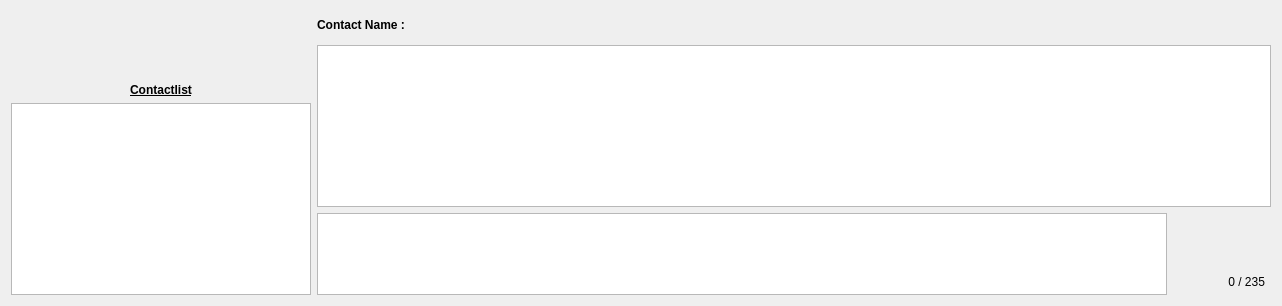
      <widget class="QWidget" name="tab_6">
       <attribute name="title">
        <string>HushChat</string>
       </attribute>
       <layout class="QGridLayout" name="gridLayout_3">
        <item row="0" column="1">
         <layout class="QVBoxLayout" name="verticalLayout_11">
          <property name="sizeConstraint">
           <enum>QLayout::SetDefaultConstraint</enum>
          </property>
          <item>
           <layout class="QHBoxLayout" name="horizontalLayout_19">
            <property name="sizeConstraint">
             <enum>QLayout::SetDefaultConstraint</enum>
            </property>
            <item alignment="Qt::AlignLeft">
             <widget class="QLabel" name="contactNameMemo_3">
              <property name="sizePolicy">
               <sizepolicy hsizetype="Fixed" vsizetype="Preferred">
                <horstretch>0</horstretch>
                <verstretch>0</verstretch>
               </sizepolicy>
              </property>
              <property name="text">
               <string>&lt;html&gt;&lt;head/&gt;&lt;body&gt;&lt;p align=&quot;center&quot;&gt;&lt;span style=&quot; font-weight:600;&quot;&gt;Contact Name :&lt;/span&gt;&lt;/p&gt;&lt;/body&gt;&lt;/html&gt;</string>
              </property>
             </widget>
            </item>
            <item>
             <widget class="QLabel" name="contactNameMemo">
              <property name="font">
               <font>
                <weight>75</weight>
                <bold>true</bold>
               </font>
              </property>
              <property name="text">
               <string>&lt;html&gt;&lt;head/&gt;&lt;body&gt;&lt;p align=&quot;center&quot;&gt;&lt;br/&gt;&lt;/p&gt;&lt;/body&gt;&lt;/html&gt;</string>
              </property>
             </widget>
            </item>
            <item>
             <spacer name="horizontalSpacer_9">
              <property name="orientation">
               <enum>Qt::Horizontal</enum>
              </property>
              <property name="sizeHint" stdset="0">
               <size>
                <width>40</width>
                <height>20</height>
               </size>
              </property>
             </spacer>
            </item>
           </layout>
          </item>
          <item>
           <widget class="QListView" name="listChat">
            <property name="sizePolicy">
             <sizepolicy hsizetype="Expanding" vsizetype="Expanding">
              <horstretch>0</horstretch>
              <verstretch>0</verstretch>
             </sizepolicy>
            </property>
            <property name="focusPolicy">
             <enum>Qt::NoFocus</enum>
            </property>
            <property name="toolTip">
             <string>The locks shows you the status of the message. Red lock = unconfirmed, green lock = min. 1 confirmations, orange lock = message is notarized</string>
            </property>
            <property name="verticalScrollBarPolicy">
             <enum>Qt::ScrollBarAsNeeded</enum>
            </property>
            <property name="horizontalScrollBarPolicy">
             <enum>Qt::ScrollBarAsNeeded</enum>
            </property>
            <property name="sizeAdjustPolicy">
             <enum>QAbstractScrollArea::AdjustToContents</enum>
            </property>
            <property name="autoScroll">
             <bool>true</bool>
            </property>
            <property name="editTriggers">
             <set>QAbstractItemView::NoEditTriggers</set>
            </property>
            <property name="showDropIndicator" stdset="0">
             <bool>false</bool>
            </property>
            <property name="dragDropMode">
             <enum>QAbstractItemView::DragOnly</enum>
            </property>
            <property name="defaultDropAction">
             <enum>Qt::IgnoreAction</enum>
            </property>
            <property name="selectionMode">
             <enum>QAbstractItemView::NoSelection</enum>
            </property>
            <property name="verticalScrollMode">
             <enum>QAbstractItemView::ScrollPerItem</enum>
            </property>
            <property name="movement">
             <enum>QListView::Snap</enum>
            </property>
            <property name="flow">
             <enum>QListView::TopToBottom</enum>
            </property>
            <property name="resizeMode">
             <enum>QListView::Adjust</enum>
            </property>
            <property name="layoutMode">
             <enum>QListView::SinglePass</enum>
            </property>
            <property name="modelColumn">
             <number>0</number>
            </property>
            <property name="uniformItemSizes">
             <bool>false</bool>
            </property>
            <property name="wordWrap">
             <bool>true</bool>
            </property>
            <property name="selectionRectVisible">
             <bool>true</bool>
            </property>
           </widget>
          </item>
          <item>
           <layout class="QHBoxLayout" name="horizontalLayout_23">
            <property name="sizeConstraint">
             <enum>QLayout::SetDefaultConstraint</enum>
            </property>
            <property name="bottomMargin">
             <number>0</number>
            </property>
            <item>
             <widget class="ChatMemoEdit" name="memoTxtChat">
              <property name="sizePolicy">
               <sizepolicy hsizetype="Expanding" vsizetype="Maximum">
                <horstretch>0</horstretch>
                <verstretch>0</verstretch>
               </sizepolicy>
              </property>
              <property name="minimumSize">
               <size>
                <width>850</width>
                <height>0</height>
               </size>
              </property>
              <property name="autoFillBackground">
               <bool>false</bool>
              </property>
              <property name="styleSheet">
               <string notr="true">font: 11pt &quot;Noto Color Emoji&quot;;</string>
              </property>
              <property name="autoFormatting">
               <set>QTextEdit::AutoNone</set>
              </property>
              <property name="lineWrapMode">
               <enum>QTextEdit::WidgetWidth</enum>
              </property>
              <property name="lineWrapColumnOrWidth">
               <number>600</number>
              </property>
              <property name="readOnly">
               <bool>false</bool>
              </property>
              <property name="textInteractionFlags">
               <set>Qt::TextEditorInteraction</set>
              </property>
             </widget>
            </item>
            <item>
             <widget class="QPushButton" name="emojiButton">
              <property name="minimumSize">
               <size>
                <width>20</width>
                <height>0</height>
               </size>
              </property>
              <property name="text">
               <string/>
              </property>
              <property name="icon">
               <iconset>
                <normalon>:/emoji/res/emoji/emoji1.png</normalon>
               </iconset>
              </property>
              <property name="iconSize">
               <size>
                <width>17</width>
                <height>17</height>
               </size>
              </property>
              <property name="flat">
               <bool>true</bool>
              </property>
             </widget>
            </item>
            <item>
             <layout class="QVBoxLayout" name="verticalLayout_7">
              <property name="leftMargin">
               <number>6</number>
              </property>
              <property name="topMargin">
               <number>6</number>
              </property>
              <property name="rightMargin">
               <number>6</number>
              </property>
              <property name="bottomMargin">
               <number>6</number>
              </property>
              <item>
               <widget class="QPushButton" name="sendChatButton">
                <property name="sizePolicy">
                 <sizepolicy hsizetype="Fixed" vsizetype="Preferred">
                  <horstretch>0</horstretch>
                  <verstretch>0</verstretch>
                 </sizepolicy>
                </property>
                <property name="maximumSize">
                 <size>
                  <width>16777215</width>
                  <height>50</height>
                 </size>
                </property>
                <property name="baseSize">
                 <size>
                  <width>100</width>
                  <height>0</height>
                 </size>
                </property>
                <property name="autoFillBackground">
                 <bool>false</bool>
                </property>
                <property name="text">
                 <string/>
                </property>
                <property name="icon">
                 <iconset>
                  <normalon>:/icons/res/sendBlack.png</normalon>
                 </iconset>
                </property>
                <property name="iconSize">
                 <size>
                  <width>50</width>
                  <height>49</height>
                 </size>
                </property>
                <property name="default">
                 <bool>false</bool>
                </property>
                <property name="flat">
                 <bool>true</bool>
                </property>
               </widget>
              </item>
              <item>
               <widget class="QLabel" name="memoSizeChat">
                <property name="sizePolicy">
                 <sizepolicy hsizetype="Preferred" vsizetype="Fixed">
                  <horstretch>0</horstretch>
                  <verstretch>0</verstretch>
                 </sizepolicy>
                </property>
                <property name="frameShadow">
                 <enum>QFrame::Sunken</enum>
                </property>
                <property name="text">
                 <string notr="true">0 / 235</string>
                </property>
                <property name="alignment">
                 <set>Qt::AlignRight|Qt::AlignTrailing|Qt::AlignVCenter</set>
                </property>
               </widget>
              </item>
             </layout>
            </item>
           </layout>
          </item>
         </layout>
        </item>
        <item row="0" column="0">
         <layout class="QVBoxLayout" name="verticalLayout_6">
          <item>
           <layout class="QHBoxLayout" name="horizontalLayout_18" stretch="0,0,0,0,0">
            <property name="sizeConstraint">
             <enum>QLayout::SetDefaultConstraint</enum>
            </property>
            <property name="leftMargin">
             <number>0</number>
            </property>
            <property name="rightMargin">
             <number>0</number>
            </property>
            <property name="bottomMargin">
             <number>15</number>
            </property>
            <item>
             <widget class="QPushButton" name="pushContact">
              <property name="minimumSize">
               <size>
                <width>51</width>
                <height>51</height>
               </size>
              </property>
              <property name="maximumSize">
               <size>
                <width>51</width>
                <height>51</height>
               </size>
              </property>
              <property name="baseSize">
               <size>
                <width>100</width>
                <height>0</height>
               </size>
              </property>
              <property name="toolTip">
               <string>Incoming contact request</string>
              </property>
              <property name="autoFillBackground">
               <bool>false</bool>
              </property>
              <property name="text">
               <string/>
              </property>
              <property name="icon">
               <iconset resource="../application.qrc">
                <normaloff>:/icons/res/requestBlack.png</normaloff>:/icons/res/requestBlack.png</iconset>
              </property>
              <property name="iconSize">
               <size>
                <width>50</width>
                <height>45</height>
               </size>
              </property>
              <property name="flat">
               <bool>true</bool>
              </property>
             </widget>
            </item>
            <item alignment="Qt::AlignTop">
             <widget class="QLabel" name="newRequest">
              <property name="maximumSize">
               <size>
                <width>20</width>
                <height>20</height>
               </size>
              </property>
              <property name="text">
               <string/>
              </property>
             </widget>
            </item>
            <item>
             <widget class="QPushButton" name="safeContactRequest">
              <property name="minimumSize">
               <size>
                <width>51</width>
                <height>51</height>
               </size>
              </property>
              <property name="maximumSize">
               <size>
                <width>51</width>
                <height>51</height>
               </size>
              </property>
              <property name="baseSize">
               <size>
                <width>100</width>
                <height>0</height>
               </size>
              </property>
              <property name="toolTip">
               <string>Add  a new contact</string>
              </property>
              <property name="text">
               <string/>
              </property>
              <property name="icon">
               <iconset theme="Dark">
                <normalon>:/icons/res/addContactBlack.png</normalon>
               </iconset>
              </property>
              <property name="iconSize">
               <size>
                <width>50</width>
                <height>45</height>
               </size>
              </property>
              <property name="flat">
               <bool>true</bool>
              </property>
             </widget>
            </item>
            <item>
             <widget class="QPushButton" name="givemeZaddr">
              <property name="minimumSize">
               <size>
                <width>51</width>
                <height>51</height>
               </size>
              </property>
              <property name="maximumSize">
               <size>
                <width>51</width>
                <height>51</height>
               </size>
              </property>
              <property name="toolTip">
               <string>Get a new Address</string>
              </property>
              <property name="text">
               <string/>
              </property>
              <property name="icon">
               <iconset resource="../application.qrc">
                <normaloff>:/icons/res/getAddrBlack.png</normaloff>:/icons/res/getAddrBlack.png</iconset>
              </property>
              <property name="iconSize">
               <size>
                <width>50</width>
                <height>45</height>
               </size>
              </property>
              <property name="flat">
               <bool>true</bool>
              </property>
             </widget>
            </item>
            <item>
             <spacer name="horizontalSpacer_10">
              <property name="orientation">
               <enum>Qt::Horizontal</enum>
              </property>
              <property name="sizeType">
               <enum>QSizePolicy::Preferred</enum>
              </property>
              <property name="sizeHint" stdset="0">
               <size>
                <width>100</width>
                <height>20</height>
               </size>
              </property>
             </spacer>
            </item>
           </layout>
          </item>
          <item>
           <widget class="QLabel" name="label_39">
            <property name="sizePolicy">
             <sizepolicy hsizetype="Fixed" vsizetype="Fixed">
              <horstretch>0</horstretch>
              <verstretch>0</verstretch>
             </sizepolicy>
            </property>
            <property name="minimumSize">
             <size>
              <width>300</width>
              <height>0</height>
             </size>
            </property>
            <property name="text">
             <string>&lt;html&gt;&lt;head/&gt;&lt;body&gt;&lt;p align=&quot;center&quot;&gt;&lt;span style=&quot; font-weight:600; text-decoration: underline;&quot;&gt;Contactlist&lt;/span&gt;&lt;/p&gt;&lt;/body&gt;&lt;/html&gt;</string>
            </property>
           </widget>
          </item>
          <item>
           <widget class="QListView" name="listContactWidget">
            <property name="sizePolicy">
             <sizepolicy hsizetype="Preferred" vsizetype="Expanding">
              <horstretch>0</horstretch>
              <verstretch>0</verstretch>
             </sizepolicy>
            </property>
            <property name="mouseTracking">
             <bool>true</bool>
            </property>
            <property name="editTriggers">
             <set>QAbstractItemView::NoEditTriggers</set>
            </property>
            <property name="showDropIndicator" stdset="0">
             <bool>false</bool>
            </property>
            <property name="alternatingRowColors">
             <bool>false</bool>
            </property>
            <property name="selectionMode">
             <enum>QAbstractItemView::SingleSelection</enum>
            </property>
            <property name="selectionBehavior">
             <enum>QAbstractItemView::SelectItems</enum>
            </property>
           </widget>
          </item>
         </layout>
        </item>
       </layout>
      </widget>
